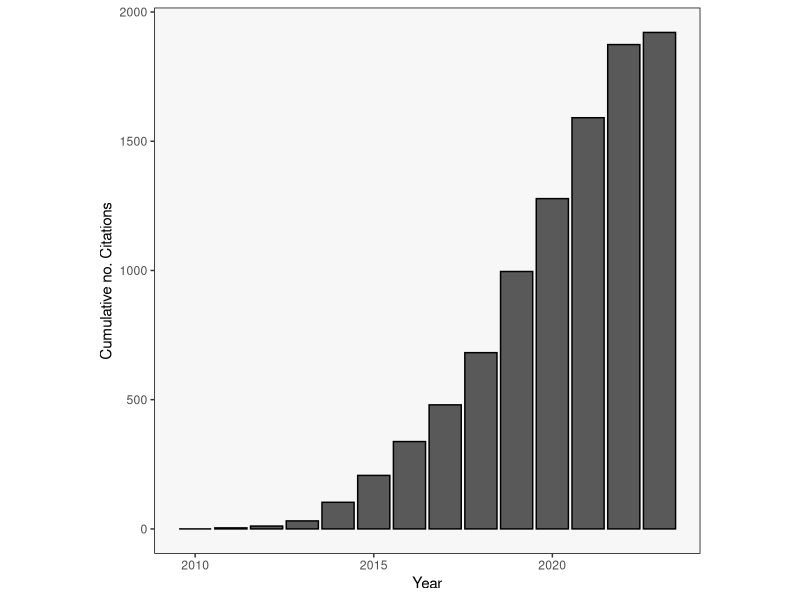
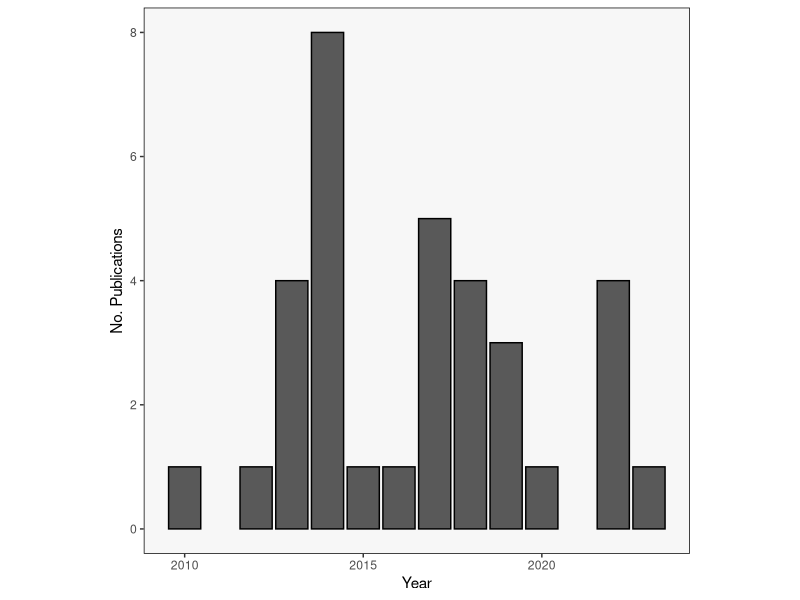
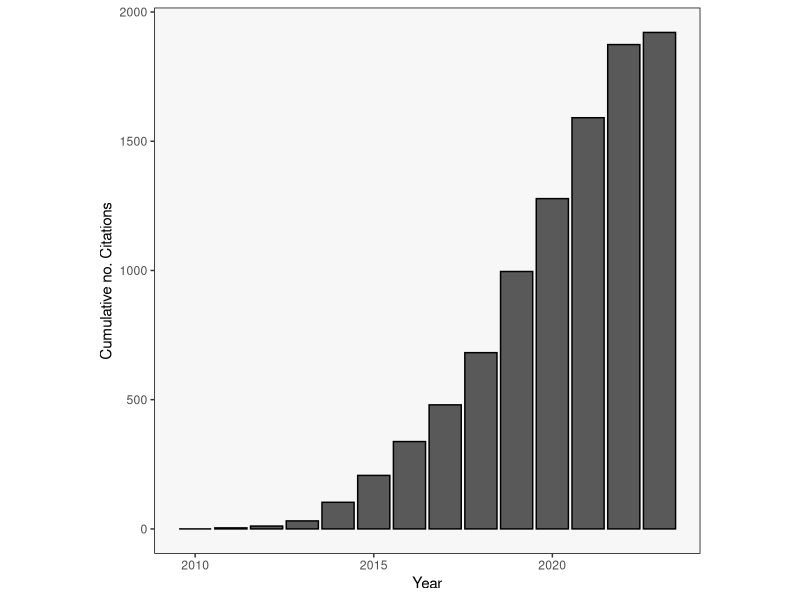
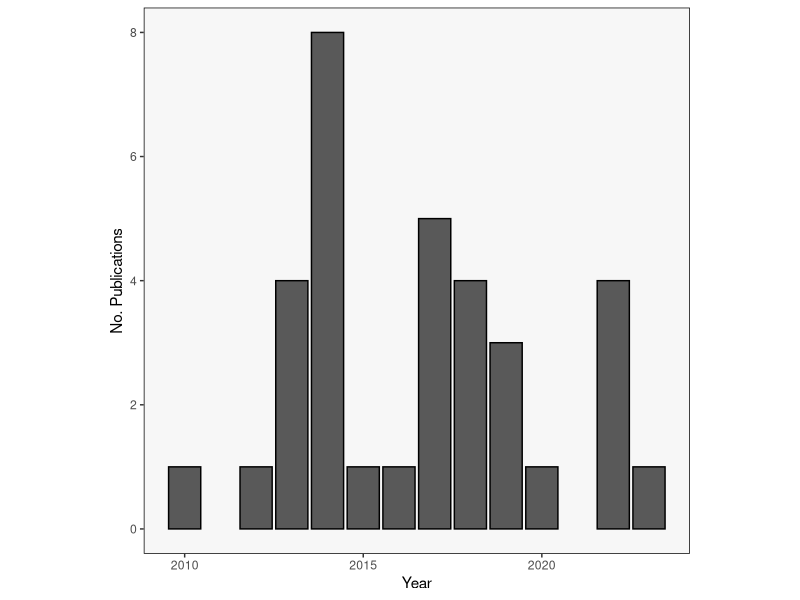

These figures' R source, in order:
# Set working directory
setwd("~/Dropbox/ProfPort/Personal_Webpage/")

# Libraries ###########
library(reshape)
#library(stringr)
#library(data.table)
library(dplyr)
library(ggplot2)
library(scales)
library(ggsci)


# Import Data #############
scopus <- read.csv("scopus_citationOverview.csv", header = TRUE, skip = 4)

names(scopus)[1:7] <- scopus[2, 1:7] # re-name columns based on second row
names(scopus)[8:length(scopus)] <- scopus[1,8:length(scopus)] # re-name columns based on the "years" (1st) row 
scopus <- scopus[3:nrow(scopus),]
scopus <- scopus %>% select(-contains(c("<", ">", "total")))

# Create df with citations by year
df <- melt(scopus)
names(df)[names(df) == "variable"] <- "citation_year"
names(df)[names(df) == "value"] <- "no_citations"

df_cite = df %>% # Summarize by year
  group_by(citation_year) %>%
  summarise(
    citations = sum(no_citations)
  )

df_cite <- df_cite %>%
  mutate(cumulative_cites = cumsum(citations))

df_cite$citation_year = as.numeric(as.character(df_cite$citation_year))


### Plots #########
p_citeYear <- ggplot(df_cite, aes(citation_year, cumulative_cites))+
  geom_col(colour="black")+
  scale_x_continuous(name = "Year", breaks = pretty_breaks())+
  scale_y_continuous(name = "Cumulative no. Citations")+
  scale_fill_lancet()+
  theme(aspect.ratio = 1, panel.grid = element_blank(),
        panel.background = element_rect(colour = "black", fill="grey97"),
        legend.position = "bottom")
p_citeYear# + labs(fill = "Article\nType")
ggsave("citations.pdf", device = "pdf",
       dpi = 300, width = 11, height = 12, units = c("cm"),
       plot = last_plot())


### Number of Publications ##########################
df_pubs <- data.frame("PublicationYear" = scopus[, 1],
                      "type" = scopus[,8])
df_pubs = df_pubs %>%
  group_by(PublicationYear, type) %>%
  count(PublicationYear)
df_pubs$PublicationYear = as.numeric(df_pubs$PublicationYear)


p_citePubs <- ggplot(df_pubs, aes(PublicationYear, n))+
  geom_col(colour="black")+
  scale_x_continuous(name = "Year", breaks = pretty_breaks())+
  scale_y_continuous(name = "No. Publications")+
  scale_fill_lancet()+
  theme(aspect.ratio = 1, panel.grid = element_blank(),
        panel.background = element_rect(colour = "black", fill="grey97"),
        legend.position = "bottom")
p_citePubs# + labs(fill = "Article\nType")
ggsave("publications.pdf", device = "pdf",
       dpi = 300, width = 11, height = 12, units = c("cm"),
       plot = last_plot())
